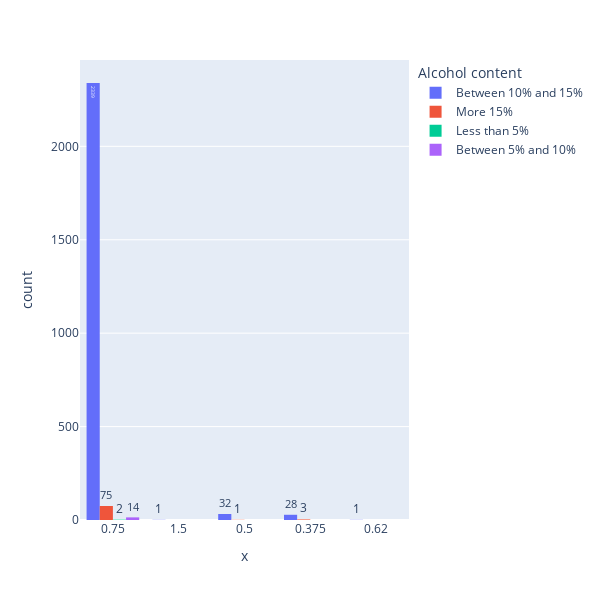

Write notebook code for a chart like this one.
### Code cell
bins = [0, 5, 10, 15, float('inf')]
labels = ['Less than 5%', 'Between 5% and 10%', 'Between 10% and 15%', 'More 15%']
df2 = df[['Format', 'Alcohol content']]
df2['Alcohol content'] = pd.cut(df['Alcohol content'], bins=bins, labels=labels)

fig = px.histogram(df2, x=df2['Format'].astype(str), color='Alcohol content', barmode='group', text_auto=True)
fig.update_layout(width=600, height=600).show()

### Figure 1 — Plotly figure (JSON) as saved in the notebook; plotly's stock layout.template omitted (floating-point values rounded to 4 significant figures; data arrays with more than 128 entries replaced by an {"elided": "..."} marker saying what was removed)
{"data": [{"alignmentgroup": "True", "bingroup": "x", "hovertemplate": "Alcohol content=Between 10% and 15%<br>x=%{x}<br>count=%{y}<extra></extra>", "legendgroup": "Between 10% and 15%", "marker": {"color": "#636efa", "pattern": {"shape": ""}}, "name": "Between 10% and 15%", "offsetgroup": "Between 10% and 15%", "orientation": "v", "showlegend": true, "texttemplate": "%{value}", "type": "histogram", "x": {"elided": "2401 str values"}, "xaxis": "x", "yaxis": "y"}, {"alignmentgroup": "True", "bingroup": "x", "hovertemplate": "Alcohol content=More 15%<br>x=%{x}<br>count=%{y}<extra></extra>", "legendgroup": "More 15%", "marker": {"color": "#EF553B", "pattern": {"shape": ""}}, "name": "More 15%", "offsetgroup": "More 15%", "orientation": "v", "showlegend": true, "texttemplate": "%{value}", "type": "histogram", "x": ["0.75", "0.75", "0.75", "0.75", "0.75", "0.75", "0.75", "0.75", "0.75", "0.75", "0.75", "0.75", "0.75", "0.75", "0.75", "0.75", "0.75", "0.75", "0.75", "0.75", "0.75", "0.75", "0.75", "0.75", "0.75", "0.75", "0.75", "0.75", "0.75", "0.75", "0.75", "0.75", "0.75", "0.75", "0.75", "0.75", "0.75", "0.75", "0.75", "0.75", "0.75", "0.75", "0.75", "0.75", "0.75", "0.75", "0.75", "0.75", "0.75", "0.75", "0.75", "0.75", "0.75", "0.75", "0.75", "0.75", "0.75", "0.75", "0.75", "0.75", "0.75", "0.75", "0.75", "0.75", "0.75", "0.375", "0.5", "0.375", "0.375", "0.75", "0.75", "0.75", "0.75", "0.75", "0.75", "0.75", "0.75", "0.75", "0.75"], "xaxis": "x", "yaxis": "y"}, {"alignmentgroup": "True", "bingroup": "x", "hovertemplate": "Alcohol content=Less than 5%<br>x=%{x}<br>count=%{y}<extra></extra>", "legendgroup": "Less than 5%", "marker": {"color": "#00cc96", "pattern": {"shape": ""}}, "name": "Less than 5%", "offsetgroup": "Less than 5%", "orientation": "v", "showlegend": true, "texttemplate": "%{value}", "type": "histogram", "x": ["0.75", "0.75"], "xaxis": "x", "yaxis": "y"}, {"alignmentgroup": "True", "bingroup": "x", "hovertemplate": "Alcohol content=Between 5% and 10%<br>x=%{x}<br>count=%{y}<extra></extra>", "legendgroup": "Between 5% and 10%", "marker": {"color": "#ab63fa", "pattern": {"shape": ""}}, "name": "Between 5% and 10%", "offsetgroup": "Between 5% and 10%", "orientation": "v", "showlegend": true, "texttemplate": "%{value}", "type": "histogram", "x": ["0.75", "0.75", "0.75", "0.75", "0.75", "0.75", "0.75", "0.75", "0.75", "0.75", "0.75", "0.75", "0.75", "0.75"], "xaxis": "x", "yaxis": "y"}], "layout": {"barmode": "group", "height": 600, "legend": {"title": {"text": "Alcohol content"}, "tracegroupgap": 0}, "margin": {"t": 60}, "width": 600, "xaxis": {"anchor": "y", "autorange": true, "domain": [0, 1], "range": [-0.5, 4.5], "title": {"text": "x"}, "type": "category"}, "yaxis": {"anchor": "x", "autorange": true, "domain": [0, 1], "range": [0, 2462.0], "title": {"text": "count"}}}}
